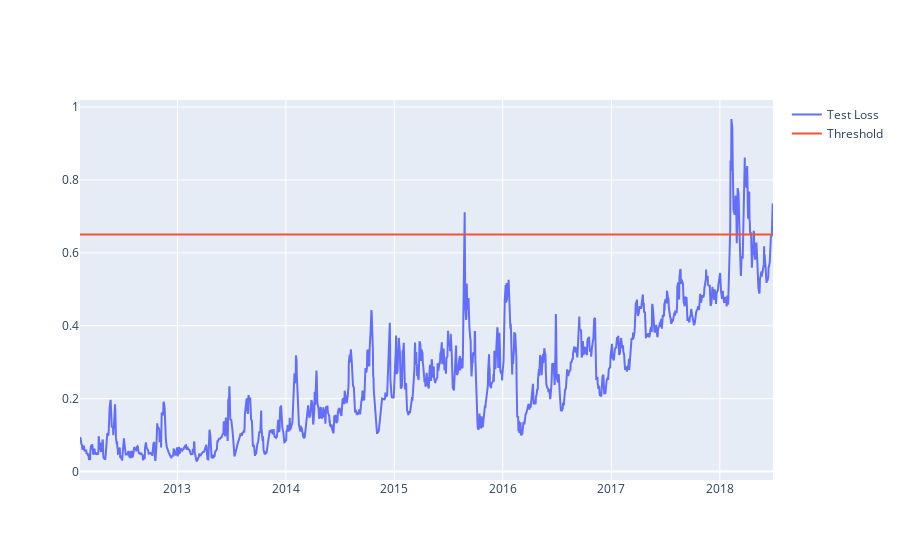

Here is the notebook cell this chart was saved with:
### Code cell
fig = go.Figure()
fig.add_trace(go.Scatter(x=test[time_steps:].date, y=test_score_df.loss,
                    mode='lines',
                    name='Test Loss'))
fig.add_trace(go.Scatter(x=test[time_steps:].date, y=test_score_df.threshold,
                    mode='lines',
                    name='Threshold'))
fig.update_layout(showlegend=True)
fig.show()

### Figure 1 — Plotly figure (JSON) as saved in the notebook; plotly's stock layout.template omitted (floating-point values rounded to 4 significant figures; data arrays with more than 128 entries replaced by an {"elided": "..."} marker saying what was removed)
{"data": [{"mode": "lines", "name": "Test Loss", "type": "scatter", "x": {"elided": "1609 str values"}, "y": {"elided": "1609 float values"}}, {"mode": "lines", "name": "Threshold", "type": "scatter", "x": {"elided": "1609 str values"}, "y": {"elided": "1609 float values"}}], "layout": {"showlegend": true}}
